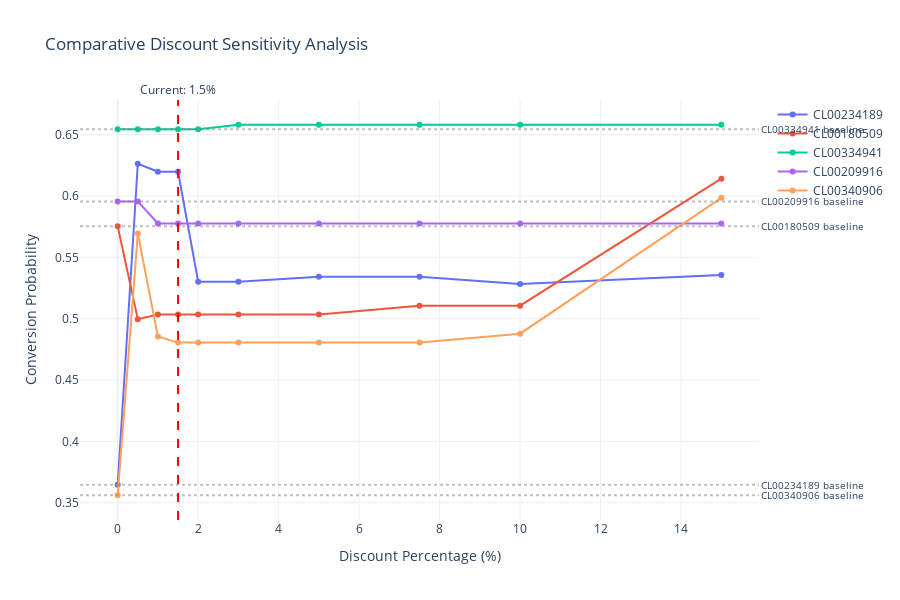

Source (notebook cell):
### Code cell
# COMPARATIVE DISCOUNT RESPONSE CURVES FOR ALL CUSTOMERS
print("\n=== CREATING COMPARATIVE DISCOUNT RESPONSE CHART ===")

# Define discount levels to test
discount_levels = [0, 0.5, 1.0, 1.5, 2.0, 3.0, 5.0, 7.5, 10.0, 15.0]  # %

# Create a DataFrame to store all results
comparison_data = []

for cust_id in selected_ids:
    cust_quotes = df_sim[df_sim['numero_compte'] == cust_id].copy()
    base_price = cust_quotes['mt_apres_remise_ht_devis'].sum()
    baseline_prob = baseline_df[baseline_df['customer_id'] == cust_id]['baseline_prob'].iloc[0]
    
    for discount_pct in discount_levels:
        # Apply discount
        modified = cust_quotes.copy()
        discount_amount = base_price * (discount_pct / 100)
        
        if 'mt_remise_exceptionnelle_ht' in modified.columns:
            modified['mt_remise_exceptionnelle_ht'] = modified['mt_remise_exceptionnelle_ht'].fillna(0) - discount_amount
        
        if 'mt_apres_remise_ht_devis' in modified.columns:
            modified['mt_apres_remise_ht_devis'] = base_price - discount_amount
        
        # Get probability
        prob = run_simulation_get_prob(cust_id, modified, model, feature_names)
        
        comparison_data.append({
            'customer_id': cust_id,
            'discount_pct': discount_pct,
            'discount_amount': discount_amount,
            'probability': prob,
            'baseline_prob': baseline_prob,
            'delta': prob - baseline_prob
        })

comparison_df = pd.DataFrame(comparison_data)

# Create interactive comparison chart
fig = go.Figure()

# Add one line per customer
for cust_id in selected_ids:
    cust_data = comparison_df[comparison_df['customer_id'] == cust_id]
    
    fig.add_trace(go.Scatter(
        x=cust_data['discount_pct'],
        y=cust_data['probability'],
        mode='lines+markers',
        name=cust_id,
        hovertemplate=(
            f"Customer: {cust_id}<br>" +
            "Discount: %{x}%<br>" +
            "Probability: %{y:.3f}<br>" +
            "Δ from baseline: %{customdata:.3f}<br>" +
            "Discount amount: €%{text:.2f}"
        ),
        customdata=cust_data['delta'],
        text=cust_data['discount_amount']
    ))

# Add baseline reference (0% discount)
for cust_id in selected_ids:
    baseline = comparison_df[
        (comparison_df['customer_id'] == cust_id) & 
        (comparison_df['discount_pct'] == 0)
    ]['probability'].iloc[0]
    
    fig.add_hline(
        y=baseline, 
        line_dash="dot", 
        line_color="gray", 
        opacity=0.5,
        annotation_text=f"{cust_id} baseline",
        annotation_position="right",
        annotation_font_size=10
    )

# Layout
fig.update_layout(
    title="Comparative Discount Sensitivity Analysis",
    xaxis_title="Discount Percentage (%)",
    yaxis_title="Conversion Probability",
    hovermode="closest",
    template="plotly_white",
    height=600,
    showlegend=True
)

# Add current scenario marker (1.5%)
fig.add_vline(x=1.5, line_dash="dash", line_color="red",
              annotation_text="Current: 1.5%", annotation_position="top")

fig.show()

print("✓ Comparative discount response curves created!")
print("✓ Hover over any point to see customer-specific details")
print("✓ Each line shows a different customer's sensitivity to discounts")

### Figure 1 — Plotly figure (JSON) as saved in the notebook; plotly's stock layout.template omitted (floating-point values rounded to 4 significant figures)
{"data": [{"customdata": [0.0266, 0.2882, 0.2817, 0.2817, 0.1921, 0.1921, 0.1962, 0.1962, 0.1903, 0.1976], "hovertemplate": "Customer: CL00234189<br>Discount: %{x}%<br>Probability: %{y:.3f}<br>Δ from baseline: %{customdata:.3f}<br>Discount amount: €%{text:.2f}", "mode": "lines+markers", "name": "CL00234189", "text": [0.0, 43.12, 86.24, 129.4, 172.5, 258.7, 431.2, 646.8, 862.4, 1294.0], "type": "scatter", "x": [0.0, 0.5, 1.0, 1.5, 2.0, 3.0, 5.0, 7.5, 10.0, 15.0], "y": [0.3647, 0.6263, 0.6198, 0.6198, 0.5302, 0.5302, 0.5342, 0.5342, 0.5284, 0.5356]}, {"customdata": [0.04747, -0.02815, -0.02443, -0.02443, -0.02443, -0.02443, -0.02443, -0.01715, -0.01715, 0.0863], "hovertemplate": "Customer: CL00180509<br>Discount: %{x}%<br>Probability: %{y:.3f}<br>Δ from baseline: %{customdata:.3f}<br>Discount amount: €%{text:.2f}", "mode": "lines+markers", "name": "CL00180509", "text": [0.0, 89.13, 178.3, 267.4, 356.5, 534.8, 891.3, 1337.0, 1783.0, 2674.0], "type": "scatter", "x": [0.0, 0.5, 1.0, 1.5, 2.0, 3.0, 5.0, 7.5, 10.0, 15.0], "y": [0.5753, 0.4996, 0.5034, 0.5034, 0.5034, 0.5034, 0.5034, 0.5106, 0.5106, 0.6141]}, {"customdata": [0.0, 0.0, 0.0, 0.0, 0.0, 0.003653, 0.003653, 0.003653, 0.003653, 0.003653], "hovertemplate": "Customer: CL00334941<br>Discount: %{x}%<br>Probability: %{y:.3f}<br>Δ from baseline: %{customdata:.3f}<br>Discount amount: €%{text:.2f}", "mode": "lines+markers", "name": "CL00334941", "text": [0.0, 17.0, 34.01, 51.01, 68.01, 102.0, 170.0, 255.0, 340.1, 510.1], "type": "scatter", "x": [0.0, 0.5, 1.0, 1.5, 2.0, 3.0, 5.0, 7.5, 10.0, 15.0], "y": [0.6544, 0.6544, 0.6544, 0.6544, 0.6544, 0.6581, 0.6581, 0.6581, 0.6581, 0.6581]}, {"customdata": [0.085, 0.085, 0.06704, 0.06704, 0.06704, 0.06704, 0.06704, 0.06704, 0.06704, 0.06704], "hovertemplate": "Customer: CL00209916<br>Discount: %{x}%<br>Probability: %{y:.3f}<br>Δ from baseline: %{customdata:.3f}<br>Discount amount: €%{text:.2f}", "mode": "lines+markers", "name": "CL00209916", "text": [0.0, 153.7, 307.3, 461.0, 614.7, 922.0, 1537.0, 2305.0, 3073.0, 4610.0], "type": "scatter", "x": [0.0, 0.5, 1.0, 1.5, 2.0, 3.0, 5.0, 7.5, 10.0, 15.0], "y": [0.5956, 0.5956, 0.5776, 0.5776, 0.5776, 0.5776, 0.5776, 0.5776, 0.5776, 0.5776]}, {"customdata": [0.1063, 0.3195, 0.2356, 0.2307, 0.2307, 0.2307, 0.2307, 0.2307, 0.238, 0.3487], "hovertemplate": "Customer: CL00340906<br>Discount: %{x}%<br>Probability: %{y:.3f}<br>Δ from baseline: %{customdata:.3f}<br>Discount amount: €%{text:.2f}", "mode": "lines+markers", "name": "CL00340906", "text": [0.0, 86.7, 173.4, 260.1, 346.8, 520.2, 867.1, 1301.0, 1734.0, 2601.0], "type": "scatter", "x": [0.0, 0.5, 1.0, 1.5, 2.0, 3.0, 5.0, 7.5, 10.0, 15.0], "y": [0.3561, 0.5693, 0.4854, 0.4805, 0.4805, 0.4805, 0.4805, 0.4805, 0.4878, 0.5985]}], "layout": {"annotations": [{"font": {"size": 10}, "showarrow": false, "text": "CL00234189 baseline", "x": 1, "xanchor": "left", "xref": "x domain", "y": 0.3647, "yanchor": "middle", "yref": "y"}, {"font": {"size": 10}, "showarrow": false, "text": "CL00180509 baseline", "x": 1, "xanchor": "left", "xref": "x domain", "y": 0.5753, "yanchor": "middle", "yref": "y"}, {"font": {"size": 10}, "showarrow": false, "text": "CL00334941 baseline", "x": 1, "xanchor": "left", "xref": "x domain", "y": 0.6544, "yanchor": "middle", "yref": "y"}, {"font": {"size": 10}, "showarrow": false, "text": "CL00209916 baseline", "x": 1, "xanchor": "left", "xref": "x domain", "y": 0.5956, "yanchor": "middle", "yref": "y"}, {"font": {"size": 10}, "showarrow": false, "text": "CL00340906 baseline", "x": 1, "xanchor": "left", "xref": "x domain", "y": 0.3561, "yanchor": "middle", "yref": "y"}, {"showarrow": false, "text": "Current: 1.5%", "x": 1.5, "xanchor": "center", "xref": "x", "y": 1, "yanchor": "bottom", "yref": "y domain"}], "height": 600, "hovermode": "closest", "shapes": [{"line": {"color": "gray", "dash": "dot"}, "opacity": 0.5, "type": "line", "x0": 0, "x1": 1, "xref": "x domain", "y0": 0.3647, "y1": 0.3647, "yref": "y"}, {"line": {"color": "gray", "dash": "dot"}, "opacity": 0.5, "type": "line", "x0": 0, "x1": 1, "xref": "x domain", "y0": 0.5753, "y1": 0.5753, "yref": "y"}, {"line": {"color": "gray", "dash": "dot"}, "opacity": 0.5, "type": "line", "x0": 0, "x1": 1, "xref": "x domain", "y0": 0.6544, "y1": 0.6544, "yref": "y"}, {"line": {"color": "gray", "dash": "dot"}, "opacity": 0.5, "type": "line", "x0": 0, "x1": 1, "xref": "x domain", "y0": 0.5956, "y1": 0.5956, "yref": "y"}, {"line": {"color": "gray", "dash": "dot"}, "opacity": 0.5, "type": "line", "x0": 0, "x1": 1, "xref": "x domain", "y0": 0.3561, "y1": 0.3561, "yref": "y"}, {"line": {"color": "red", "dash": "dash"}, "type": "line", "x0": 1.5, "x1": 1.5, "xref": "x", "y0": 0, "y1": 1, "yref": "y domain"}], "showlegend": true, "title": {"text": "Comparative Discount Sensitivity Analysis"}, "xaxis": {"title": {"text": "Discount Percentage (%)"}}, "yaxis": {"title": {"text": "Conversion Probability"}}}}
